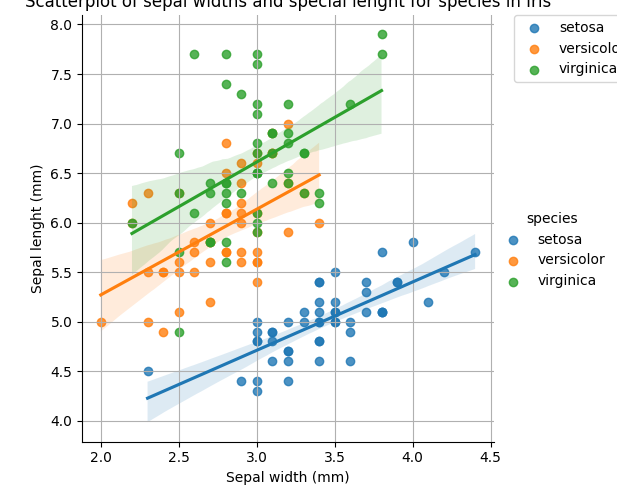

Here is the Python script that generated this plot:
import matplotlib.pyplot as plt
import seaborn as sns

# let's import a dataset
iris = sns.load_dataset('iris')

# now it's much easier to create the scatterplot
# sns.scatterplot(
#     data=iris, 
#     x='sepal_width', 
#     y='sepal_length', 
#     hue='species'
#     )


# however, if we wish to show the line of best fit, we cannot use scatterplot();
# instead we will use the following:

sns.lmplot( 
    data=iris, 
    x='sepal_width', 
    y='sepal_length', 
    hue='species'
    )

# decorations
plt.title('Scatterplot of sepal widths and special lenght for species in Iris')
plt.xlabel('Sepal width (mm)')
plt.ylabel('Sepal lenght (mm)')
plt.legend(bbox_to_anchor=(1.05, 1), loc='upper left', borderaxespad=0)
plt.grid()

plt.savefig('Scatter_plot_sns.png')
